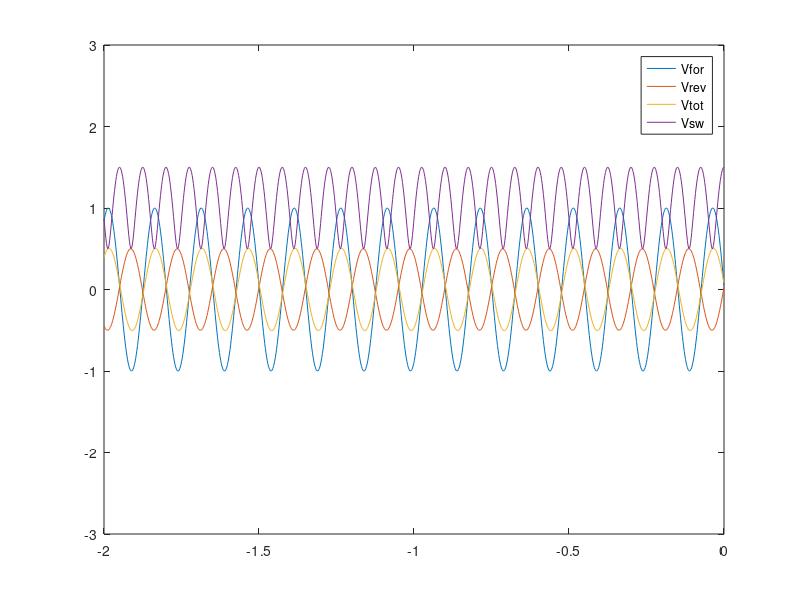

Write the MATLAB code that produced this figure.
% Clears the workspace and closes all figures
clear; close all;
% Sets freq to 2*10^9
f = 2e9;
% Sets speed of light to 3*10^8
c= 3e8;
% wave length = speed of light / freq
lambda=c/f;
% Sets angular frequency to 2*pi*f
omega=2*pi*f;
% Sets attenuation constant
alpha=0;
% Sets the phase constant
beta=2*pi/lambda;
% Sets the propogation constant
gamma=alpha+j*beta;
% reflection coefficient value
ref=.5; 
% Sets the length of the line
l = 2*lambda;

% Stepping from 0 - 200 for x in steps of 1
for x=0:200
    % equation for time 
    t=x/(2*pi);
    % sets impedance to generates points (0-(-2))/(1000-1) in vector format
    z=linspace(-2,0,1000);
    % Sets voltage to 1
    Vo=1;
    % equation for forward voltage imaginary
    VforPhasor = Vo*exp(-gamma*(z));
    % equation for reverse voltage imaginary
    VrevPhasor = Vo*ref*exp(gamma*(z));
    % equation for forward voltage real
    Vfor = real(VforPhasor*exp(j*omega*t));
    % equation for reverse voltage real
    Vrev = real(VrevPhasor*exp(j*omega*t));
    % adds vfor and vrev
    Vtot = Vfor + Vrev;
    % sums vphasor
    Vphasor = VforPhasor + VrevPhasor;
    % equation for Vsw
    Vsw = (Vphasor.*conj(Vphasor)).^.5;
    % creates figure 1
    figure(1);
    % creates the plots of the data
    Vp=plot(z,Vfor,z,Vrev,z,Vtot,z,Vsw);
    % adds labels for the plots
    legend('Vfor','Vrev','Vtot','Vsw');
    % sets the plot bounds
    axis([-2 0 -3 3]);
    % draws the plot
    drawnow;
    % pauses for 1 second
    pause(.00000001);
end

